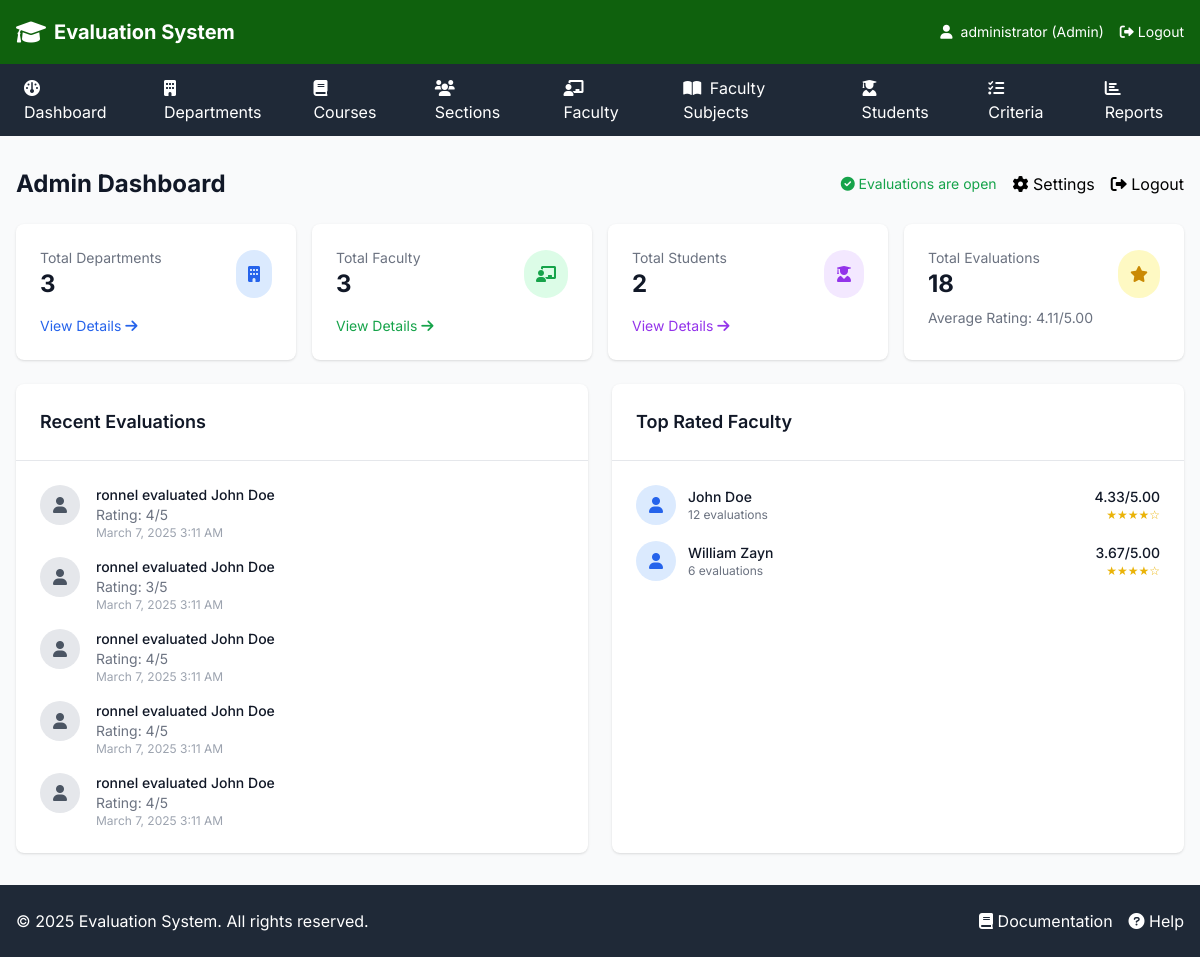
The page /admin/index.php (signed in) on the database its author committed.
### tables this page shows
CREATE TABLE `evaluation` (
  `evaluation_id` int(11) NOT NULL,
  `faculty_id` int(11) NOT NULL,
  `student_id` int(11) NOT NULL,
  `criteria_id` int(11) NOT NULL,
  `rating` int(11) DEFAULT NULL CHECK (`rating` between 1 and 5),
  `comments` text DEFAULT NULL,
  `evaluation_date` timestamp NOT NULL DEFAULT current_timestamp()
);

CREATE TABLE `students` (
  `student_id` int(11) NOT NULL,
  `name` varchar(100) NOT NULL,
  `section_id` int(11) NOT NULL,
  `username` varchar(50) NOT NULL,
  `password` varchar(255) NOT NULL
);

CREATE TABLE `faculty` (
  `faculty_id` int(11) NOT NULL,
  `name` varchar(100) NOT NULL,
  `department_id` int(11) NOT NULL,
  `email` varchar(100) NOT NULL
);

### includes/functions.php (called while the page is built, shortened)
<?php
function is_evaluation_open($conn) {
    $result = $conn->query("SELECT is_open FROM evaluation_settings ORDER BY setting_id DESC LIMIT 1");
    if ($row = $result->fetch_assoc()) {
        return $row['is_open'];
    }
    return true;
}
function format_date($date) {
    return date('F j, Y g:i A', strtotime($date));
}
?>

### admin/index.php (the view, shortened to what this page needs)
<?php
include '../includes/header.php';
include '../includes/functions.php';
$stats = [];
$result = $conn->query("SELECT COUNT(*) as count FROM department");
$stats['departments'] = $result->fetch_assoc()['count'];
$result = $conn->query("SELECT COUNT(*) as count FROM course");
$stats['courses'] = $result->fetch_assoc()['count'];
$result = $conn->query("SELECT COUNT(*) as count FROM section");
$stats['sections'] = $result->fetch_assoc()['count'];
$result = $conn->query("SELECT COUNT(*) as count FROM faculty");
$stats['faculty'] = $result->fetch_assoc()['count'];
$result = $conn->query("SELECT COUNT(*) as count FROM students");
$stats['students'] = $result->fetch_assoc()['count'];
$result = $conn->query("SELECT COUNT(*) as count FROM evaluation");
$stats['evaluations'] = $result->fetch_assoc()['count'];
$result = $conn->query("SELECT AVG(rating) as avg FROM evaluation");
$stats['avg_rating'] = number_format($result->fetch_assoc()['avg'] ?? 0, 2);
$recent_evaluations = $conn->query("
    SELECT e.*, f.name as faculty_name, s.name as student_name, c.title as criteria_title
    FROM evaluation e
    JOIN faculty f ON e.faculty_id = f.faculty_id
    JOIN students s ON e.student_id = s.student_id
    JOIN criteria c ON e.criteria_id = c.criteria_id
    ORDER BY e.evaluation_date DESC
    LIMIT 5
");
$top_faculty = $conn->query("
    SELECT
        f.faculty_id,
        f.name,
        COUNT(e.evaluation_id) as total_evaluations,
        AVG(e.rating) as average_rating
    FROM faculty f
    LEFT JOIN evaluation e ON f.faculty_id = e.faculty_id
    GROUP BY f.faculty_id, f.name
    HAVING total_evaluations > 0
    ORDER BY average_rating DESC
    LIMIT 5
");
?>
<div class="space-y-6">
    <div class="flex justify-between items-center">
        <h1 class="text-2xl font-bold text-gray-900">Admin Dashboard</h1>
        <div class="flex items-center space-x-4">
            <span class="text-sm text-gray-500">
                <?php echo is_evaluation_open($conn) ?
                    '<span class="text-green-600"><i class="fas fa-check-circle"></i> Evaluations are open</span>' :
                    '<span class="text-red-600"><i class="fas fa-times-circle"></i> Evaluations are closed</span>';
                ?>
            </span>
            <a href="evaluation_settings.php" class="btn-primary">
                <i class="fas fa-cog"></i> Settings
            </a>
            <a href="../logout.php" class="btn-secondary">
                <i class="fas fa-sign-out-alt"></i> Logout
            </a>
        </div>
    </div>
    <div class="grid grid-cols-1 md:grid-cols-2 lg:grid-cols-4 gap-4">
        <div class="bg-white rounded-lg shadow p-6 hover:shadow-lg transition-shadow">
            <div class="flex items-center justify-between">
                <div>
                    <p class="text-sm text-gray-500">Total Departments</p>
                    <h3 class="text-2xl font-bold text-gray-900"><?php echo $stats['departments']; ?></h3>
                </div>
                <div class="bg-blue-100 p-3 rounded-full">
                    <i class="fas fa-building text-blue-600"></i>
                </div>
            </div>
            <a href="departments.php" class="mt-4 text-sm text-blue-600 hover:text-blue-800 flex items-center">
                View Details <i class="fas fa-arrow-right ml-1"></i>
            </a>
        </div>
        <div class="bg-white rounded-lg shadow p-6 hover:shadow-lg transition-shadow">
            <div class="flex items-center justify-between">
                <div>
                    <p class="text-sm text-gray-500">Total Faculty</p>
                    <h3 class="text-2xl font-bold text-gray-900"><?php echo $stats['faculty']; ?></h3>
                </div>
                <div class="bg-green-100 p-3 rounded-full">
                    <i class="fas fa-chalkboard-teacher text-green-600"></i>
                </div>
            </div>
            <a href="faculty.php" class="mt-4 text-sm text-green-600 hover:text-green-800 flex items-center">
                View Details <i class="fas fa-arrow-right ml-1"></i>
            </a>
        </div>
        <div class="bg-white rounded-lg shadow p-6 hover:shadow-lg transition-shadow">
            <div class="flex items-center justify-between">
                <div>
                    <p class="text-sm text-gray-500">Total Students</p>
                    <h3 class="text-2xl font-bold text-gray-900"><?php echo $stats['students']; ?></h3>
                </div>
                <div class="bg-purple-100 p-3 rounded-full">
                    <i class="fas fa-user-graduate text-purple-600"></i>
                </div>
            </div>
            <a href="students.php" class="mt-4 text-sm text-purple-600 hover:text-purple-800 flex items-center">
                View Details <i class="fas fa-arrow-right ml-1"></i>
            </a>
        </div>
        <div class="bg-white rounded-lg shadow p-6 hover:shadow-lg transition-shadow">
            <div class="flex items-center justify-between">
                <div>
                    <p class="text-sm text-gray-500">Total Evaluations</p>
                    <h3 class="text-2xl font-bold text-gray-900"><?php echo $stats['evaluations']; ?></h3>
                </div>
                <div class="bg-yellow-100 p-3 rounded-full">
                    <i class="fas fa-star text-yellow-600"></i>
                </div>
            </div>
            <p class="mt-2 text-sm text-gray-500">Average Rating: <?php echo $stats['avg_rating']; ?>/5.00</p>
        </div>
    </div>
    <div class="grid grid-cols-1 lg:grid-cols-2 gap-6">
        <div class="bg-white rounded-lg shadow">
            <div class="p-6 border-b">
                <h2 class="text-lg font-semibold text-gray-900">Recent Evaluations</h2>
            </div>
            <div class="p-6">
                <?php if ($recent_evaluations->num_rows > 0): ?>
                    <div class="space-y-4">
                        <?php while ($eval = $recent_evaluations->fetch_assoc()): ?>
                            <div class="flex items-start space-x-4">
                                <div class="flex-shrink-0">
                                    <div class="w-10 h-10 rounded-full bg-gray-200 flex items-center justify-center">
                                        <i class="fas fa-user text-gray-600"></i>
                                    </div>
                                </div>
                                <div class="flex-1 min-w-0">
                                    <p class="text-sm font-medium text-gray-900">
                                        <?php echo htmlspecialchars($eval['student_name']); ?> evaluated
                                        <?php echo htmlspecialchars($eval['faculty_name']); ?>
                                    </p>
                                    <p class="text-sm text-gray-500">
                                        Rating: <?php echo $eval['rating']; ?>/5
                                    </p>
                                    <p class="text-xs text-gray-400">
                                        <?php echo format_date($eval['evaluation_date']); ?>
                                    </p>
                                </div>
                            </div>
                        <?php endwhile; ?>
                    </div>
                <?php else: ?>
                    <p class="text-gray-500 text-center">No recent evaluations</p>
                <?php endif; ?>
            </div>
        </div>
        <div class="bg-white rounded-lg shadow">
            <div class="p-6 border-b">
                <h2 class="text-lg font-semibold text-gray-900">Top Rated Faculty</h2>
            </div>
            <div class="p-6">
                <?php if ($top_faculty->num_rows > 0): ?>
                    <div class="space-y-4">
                        <?php while ($faculty = $top_faculty->fetch_assoc()): ?>
                            <div class="flex items-center justify-between">
                                <div class="flex items-center space-x-3">
                                    <div class="flex-shrink-0">
                                        <div class="w-10 h-10 rounded-full bg-blue-100 flex items-center justify-center">
                                            <i class="fas fa-user text-blue-600"></i>
                                        </div>
                                    </div>
                                    <div>
                                        <p class="text-sm font-medium text-gray-900">
                                            <?php echo htmlspecialchars($faculty['name']); ?>
                                        </p>
                                        <p class="text-xs text-gray-500">
                                            <?php echo $faculty['total_evaluations']; ?> evaluations
                                        </p>
                                    </div>
                                </div>
                                <div class="text-right">
                                    <div class="text-sm font-medium text-gray-900">
                                        <?php echo number_format($faculty['average_rating'], 2); ?>/5.00
                                    </div>
                                    <div class="text-xs text-yellow-500">
                                        <?php
                                        $stars = round($faculty['average_rating']);
                                        for ($i = 0; $i < 5; $i++) {
                                            echo $i < $stars ? '★' : '☆';
                                        }
                                        ?>
                                    </div>
                                </div>
                            </div>
                        <?php endwhile; ?>
                    </div>
                <?php else: ?>
                    <p class="text-gray-500 text-center">No faculty ratings available</p>
                <?php endif; ?>
            </div>
        </div>
    </div>
</div>
<?php require_once '../includes/footer.php'; ?>

### includes/header.php (shortened to what this page needs)
<!DOCTYPE html>
<html lang="en">
<head>
    <script src="https://cdn.tailwindcss.com"></script>
    <link rel="stylesheet" href="https://cdnjs.cloudflare.com/ajax/libs/font-awesome/6.0.0-beta3/css/all.min.css">
</head>
<body class="bg-gray-50 min-h-screen flex flex-col">
    <nav class="bg-primary text-white shadow-lg">
        <div class="max-w-7xl mx-auto px-4">
            <div class="flex justify-between h-16">
                <div class="flex items-center">
                    <a href="index.php" class="flex items-center space-x-2">
                        <i class="fas fa-graduation-cap text-2xl"></i>
                        <span class="font-bold text-xl">Evaluation System</span>
                    </a>
                </div>
                <?php if(isset($_SESSION['user_id'])): ?>
                <div class="flex items-center space-x-4">
                    <span class="text-sm">
                        <i class="fas fa-user mr-1"></i>
                        <?php echo htmlspecialchars($_SESSION['username']); ?>
                        (<?php echo ucfirst($_SESSION['user_type']); ?>)
                    </span>
                    <a href="../logout.php" class="text-sm hover:text-gray-200 flex items-center">
                        <i class="fas fa-sign-out-alt mr-1"></i> Logout
                    </a>
                </div>
                <?php endif; ?>
            </div>
        </div>
    </nav>
    <?php if(isset($_SESSION['user_type']) && $_SESSION['user_type'] === 'admin'): ?>
    <div class="bg-gray-800 text-white">
        <div class="max-w-8xl mx-auto px-4">
            <div class="flex justify-center space-x-8">
                <a href="index.php" class="py-3 px-2 hover:text-gray-300">
                    <i class="fas fa-dashboard mr-1"></i> Dashboard
                </a>
                <a href="departments.php" class="py-3 px-2 hover:text-gray-300">
                    <i class="fas fa-building mr-1"></i> Departments
                </a>
                <a href="courses.php" class="py-3 px-2 hover:text-gray-300">
                    <i class="fas fa-book mr-1"></i> Courses
                </a>
                <a href="sections.php" class="py-3 px-2 hover:text-gray-300">
                    <i class="fas fa-users mr-1"></i> Sections
                </a>
                <a href="faculty.php" class="py-3 px-2 hover:text-gray-300">
                    <i class="fas fa-chalkboard-teacher mr-1"></i> Faculty
                </a>
                <a href="faculty_subjects.php" class="py-3 px-2 hover:text-gray-300">
                    <i class="fas fa-book-open mr-1"></i> Faculty Subjects
                </a>
                <a href="students.php" class="py-3 px-2 hover:text-gray-300">
                    <i class="fas fa-user-graduate mr-1"></i> Students
                </a>
                <a href="criteria.php" class="py-3 px-2 hover:text-gray-300">
                    <i class="fas fa-list-check mr-1"></i> Criteria
                </a>
                <a href="reports.php" class="py-3 px-2 hover:text-gray-300">
                    <i class="fas fa-chart-bar mr-1"></i> Reports
                </a>
            </div>
        </div>
    </div>
    <?php endif; ?>
    <main class="flex-grow max-w-7xl w-full mx-auto px-4 py-8">

### includes/footer.php (shortened to what this page needs)
</main>
    <footer class="bg-gray-800 text-white py-6 mt-auto">
        <div class="max-w-7xl mx-auto px-4">
            <div class="flex flex-col md:flex-row justify-between items-center">
                <p class="text-center md:text-left">© <?php echo date('Y'); ?> Evaluation System. All rights reserved.</p>
                <div class="mt-4 md:mt-0 flex space-x-4">
                    <a href="index.php" class="hover:text-gray-300">
                        <i class="fas fa-book"></i> Documentation
                    </a>
                    <a href="#" class="hover:text-gray-300" onclick="showHelpPopup(event)">
                        <i class="fas fa-question-circle"></i> Help
                    </a>
                </div>
            </div>
        </div>
    </footer>
</body>
</html>

### includes/header.php (style rules this page uses)
body { font-family: 'Inter', sans-serif; }

### rows shown on the page
evaluation: student.name "ronnel", faculty.name "John Doe", rating "4", evaluation_date "March 7, 2025 3:11 AM"
evaluation: student.name "ronnel", faculty.name "John Doe", rating "3", evaluation_date "March 7, 2025 3:11 AM"
evaluation: student.name "ronnel", faculty.name "John Doe", rating "4", evaluation_date "March 7, 2025 3:11 AM"
evaluation: student.name "ronnel", faculty.name "John Doe", rating "4", evaluation_date "March 7, 2025 3:11 AM"
evaluation: student.name "ronnel", faculty.name "John Doe", rating "4", evaluation_date "March 7, 2025 3:11 AM"
faculty: name "John Doe", total_evaluations "12", average_rating "4.33"
faculty: name "William Zayn", total_evaluations "6", average_rating "3.67"

### other values the page prints
$_SESSION['username'] "administrator"
$_SESSION['user_type'] "Admin"
$stats['departments'] "3"
$stats['faculty'] "3"
$stats['students'] "2"
$stats['evaluations'] "18"
$stats['avg_rating'] "4.11"
